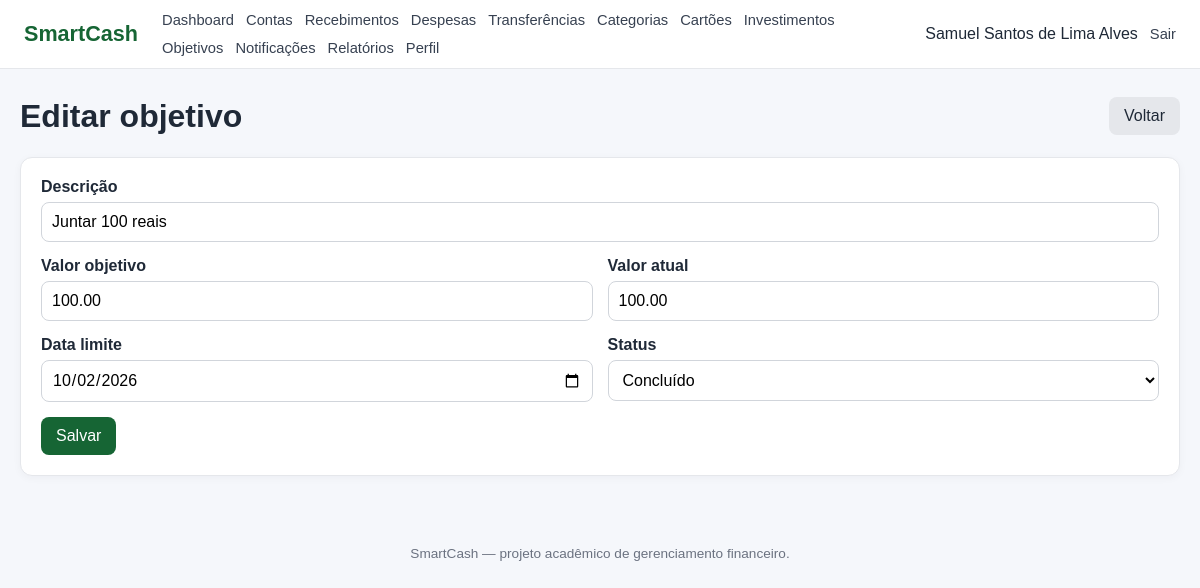
The page /objetivos/editar.php?id=1 (signed in) on the database its author committed.
### tables this page shows
CREATE TABLE `objetivo_financeiro` (
  `id_objetivo` int NOT NULL,
  `id_usuario` int NOT NULL,
  `descricao` varchar(255) NOT NULL,
  `valor_objetivo` decimal(15,2) NOT NULL,
  `valor_atual` decimal(15,2) NOT NULL DEFAULT '0.00',
  `data_limite` date DEFAULT NULL,
  `status` varchar(30) NOT NULL DEFAULT 'Em andamento'
);

### includes/functions.php (called while the page is built, shortened)
<?php
function e(mixed $value): string
{
    return htmlspecialchars(
        (string)($value ?? ''),
        ENT_QUOTES,
        'UTF-8'
    );
}
function db(): PDO
{
    global $pdo;
    return $pdo;
}

### objetivos/editar.php (the view, shortened to what this page needs)
<?php
require_once __DIR__ . '/../config/database.php';
require_once __DIR__ . '/../includes/functions.php';
$uid = usuarioLogado();
$id = filter_input(INPUT_GET, 'id', FILTER_VALIDATE_INT);
$stmt = db()->prepare(
    'SELECT *
     FROM OBJETIVO_FINANCEIRO
     WHERE id_objetivo = :id
       AND id_usuario = :u'
);
$stmt->execute([
    'id' => $id,
    'u' => $uid
]);
$item = $stmt->fetch(PDO::FETCH_ASSOC);
$statuses = [
    'Em andamento',
    'Concluído',
    'Cancelado'
];
require __DIR__ . '/../includes/header.php';
?>
<div class="page-header">
    <h1>Editar objetivo</h1>
    <a class="btn btn-secondary" href="index.php">
        Voltar
    </a>
</div>
<div class="form-card">
    <form method="post">
        <div class="form-group">
            <label>Descrição</label>
            <input
                name="descricao"
                maxlength="200"
                required
                value="<?= e($_POST['descricao'] ?? $item['descricao']) ?>"
            >
        </div>
        <div class="form-row">
            <div class="form-group">
                <label>Valor objetivo</label>
                <input
                    name="valor_objetivo"
                    inputmode="decimal"
                    required
                    value="<?= e($_POST['valor_objetivo'] ?? $item['valor_objetivo']) ?>"
                >
            </div>
            <div class="form-group">
                <label>Valor atual</label>
                <input
                    name="valor_atual"
                    inputmode="decimal"
                    required
                    value="<?= e($_POST['valor_atual'] ?? $item['valor_atual']) ?>"
                >
            </div>
        </div>
        <div class="form-row">
            <div class="form-group">
                <label>Data limite</label>
                <input
                    type="date"
                    name="data_limite"
                    value="<?= e($_POST['data_limite'] ?? ($item['data_limite'] ?? '')) ?>"
                >
            </div>
            <div class="form-group">
                <label>Status</label>
                <select name="status">
                    <?php foreach ($statuses as $st): ?>
                        <option
                            value="<?= e($st) ?>"
                            <?= ($_POST['status'] ?? $item['status']) === $st
                                ? 'selected'
                                : '' ?>
                        >
                            <?= e($st) ?>
                        </option>
                    <?php endforeach; ?>
                </select>
            </div>
        </div>
        <button class="btn">
            Salvar
        </button>
    </form>
</div>
<?php
require __DIR__ . '/../includes/footer.php';
?>

### assets/css/style.css (style rules this page uses)
* { box-sizing: border-box; }
body { margin: 0; font-family: Arial, Helvetica, sans-serif; background: #f5f7fb; color: #1f2937; }
a { color: #166534; text-decoration: none; }
.page-header { display: flex; justify-content: space-between; align-items: center; gap: 16px; margin-bottom: 22px; }
.page-header h1 { margin: 0; }
.card, .table-card, .form-card { background: #fff; border: 1px solid #e5e7eb; border-radius: 12px; padding: 20px; box-shadow: 0 2px 8px rgba(15, 23, 42, .04); }
.btn, .button, button { display: inline-block; border: 0; border-radius: 8px; padding: 10px 15px; text-decoration: none; cursor: pointer; font-weight: 600; background: #166534; color: #fff; font: inherit; }
.btn-secondary, .secondary { background: #e5e7eb; color: #1f2937; }
.form-group { margin-bottom: 15px; }
.form-group label { display: block; font-weight: 600; margin-bottom: 6px; }
.form-group input, .form-group select, .form-group textarea { width: 100%; padding: 10px; border: 1px solid #d1d5db; border-radius: 8px; background: #fff; font: inherit; }
.form-row { display: grid; grid-template-columns: repeat(2, minmax(0, 1fr)); gap: 15px; }

### rows shown on the page
objetivo_financeiro: descricao "Juntar 100 reais", valor_objetivo "100.00", valor_atual "100.00", data_limite "10/02/2026"

### other values the page prints
$userName "Samuel Santos de Lima Alves"
form field status "Concluído"
